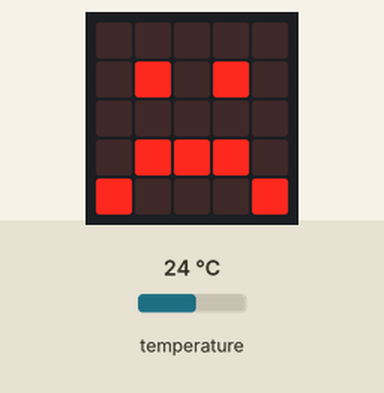
The program below on a simulated BBC micro:bit (MakeCode). Shown: the board's 5×5 LED display. The test bench sets the inputs (shaded band); at power-on: temperature 24 °C.

Above: at 1.2 s.
1.3 s: temperature set to 25.3 °C
4.3 s: temperature set to 26.4 °C
At 4.8 s:
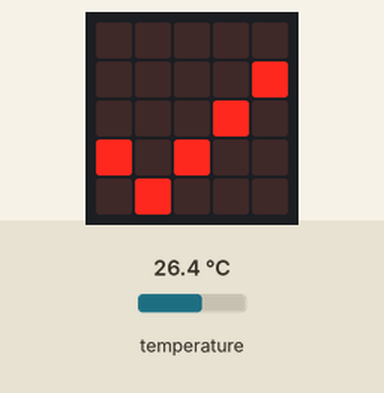
7.3 s: temperature set to 33.2 °C
8.8 s: temperature set to 34.4 °C
At 9.7 s:
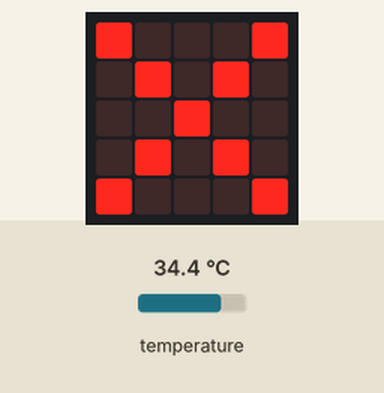
11.8 s: temperature set to 12 °C
At 12.8 s:
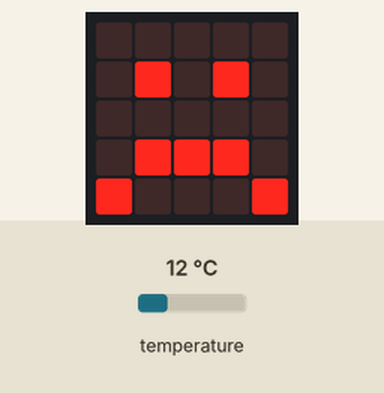
14.8 s: temperature set to 28 °C
At 15.3 s:
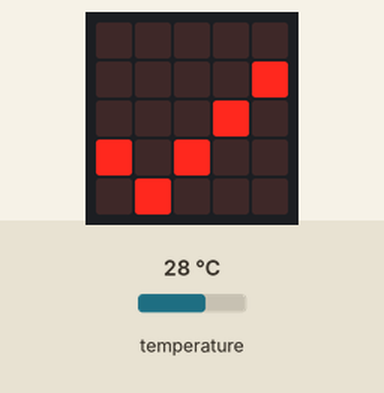
Timing chart, 0 to 17.8 s (numbered marks = the images above; inputs shaded):
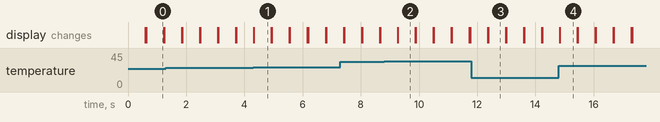

The program:

main.ts
```typescript
basic.forever(function () {
    if (input.temperature() < 26) {
        basic.showIcon(IconNames.Sad)
        basic.clearScreen()
    }
    if (input.temperature() >= 26 && input.temperature() < 34) {
        basic.showIcon(IconNames.Yes)
        basic.clearScreen()
    }
    if (input.temperature() >= 34) {
        basic.showIcon(IconNames.No)
        basic.clearScreen()
    }
})
```

test.ts
```typescript
// aquí va el archivo "tests"; esto no se compilará cuando este paquete se utilice como una extensión.
```

Measured:
- the behaviour switches between 25.9 and 26 °C on temperature (found by bisection; images 0 and 1)
- the behaviour switches between 33.9 and 34 °C on temperature (found by bisection; images 1 and 2)
- after the input at 4.3 s, the display: changes at once (image 1)
- after the input at 8.8 s, the display: changes after 0.47 s (image 2)
- after the input at 11.8 s, the display: first differs from a run without the input after 0.57 s (image 3)
- after the input at 14.8 s, the display: changes at once (image 4)
- what the display in image 0 shows lasts 0.6 s, from 0.6 s to 1.2 s
